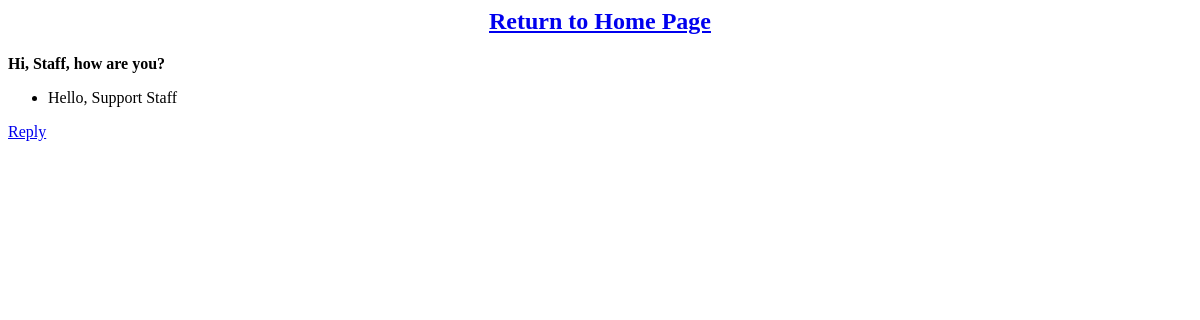
The app's page /accounts/profile/users/staff_page.html (signed in), older data.
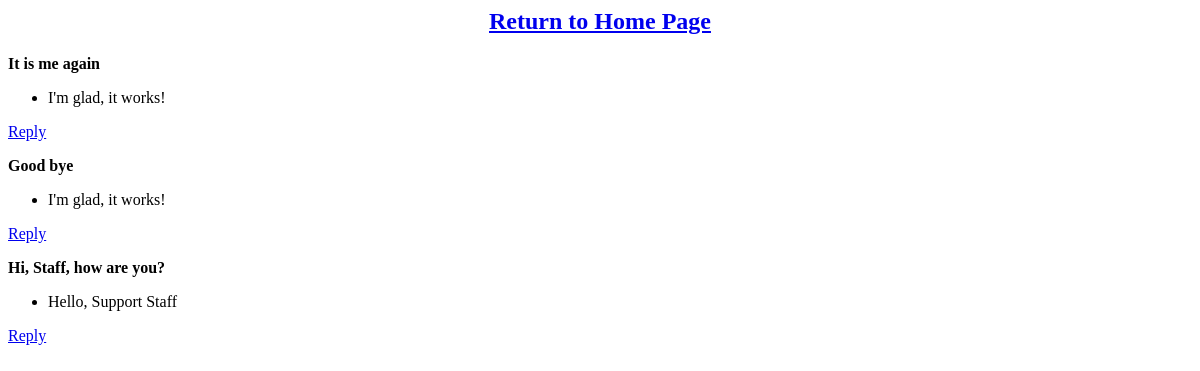
The same page, newer data.
### users/models.py (models this page shows)
class Answer(models.Model):
    answer = models.TextField()
    date_added = models.DateTimeField(auto_now_add=True)
    question = models.ForeignKey(Ticket, on_delete=models.CASCADE)
    def __str__(self):
        return self.answer

class Ticket(models.Model):
    message = models.TextField()
    added_date = models.DateTimeField(auto_now_add=True)
    user_data = models.ForeignKey(User, on_delete=models.CASCADE)
    status = models.CharField(max_length=8, default='unsolved')
    def __str__(self):
        return self.message

### users/views.py (the view)
# urls.py: path('accounts/profile/users/staff_page.html', views.answer, name='answers'),
def answer(request):
    answer_instance = Answer.objects
    answers = []
    for ans in answer_instance.order_by('-date_added'):
        if ans.question.user_data == request.user:
            answers.append(ans)
    context = {'answers': answers}
    return render(request, 'users/answers.html', context)

### users/templates/users/answers.html
{% extends "users/base.html" %}
{% block content %}
{% for answer in answers %}
  <p><b>{{ answer }}</b></p>
  <ul>
    <li>{{ answer.question }}</li>
  </ul>
  <p><a href="{% url 'users:new_ticket' %}">Reply</a></p>
{% empty %}
  <p>You have no messages yet.</p>
{% endfor %}
{% endblock content %}

### users/templates/users/base.html
<h2 align="center"><a href="{% url 'users:index' %}">Return to Home Page</a></h2>
{% block content %}{% endblock content %}

Row changes from the older to the newer data that the page shows:
added Answer: answer "It is me again", question "I'm glad, it works!"
added Answer: answer "Good bye", question "I'm glad, it works!"
